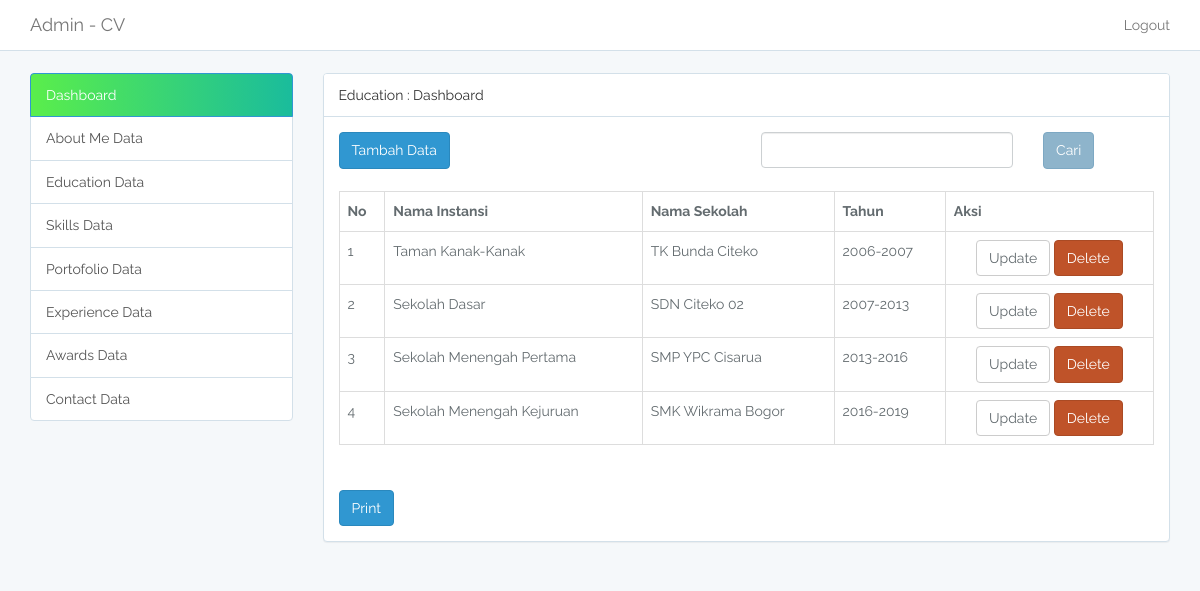
/cv_admin/dashboard.php?page=education (signed in), run on the app's committed database.
### tables this page shows
CREATE TABLE `tb_education` (
  `id` int(11) NOT NULL,
  `nama_instan` varchar(30) NOT NULL,
  `nama_edu` varchar(30) NOT NULL,
  `tahun` varchar(10) NOT NULL
);

### cv_admin/education.php (the view, shortened to what this page needs)
    <?php
    include_once "controller.php";
    $myFunction = new CV();
    $data = $myFunction->select("tb_education");
    ?>
<div class="panel panel-default" id="panel-about">
<div class="panel-heading">Education : Dashboard</div>
<div class="panel-body">
    <div class="row">
        <div class="col-sm-3">
            <a href="dashboard.php?page=addEducation" class="btn btn-primary">Tambah Data</a>
            <br>
            <br>
        </div>
        <div class="col-sm-4 col-sm-offset-3">
            <form method="post">
                <div class="form-group">
                    <input type="search" class="form-control" name="search"></button>
                </div>
        </div>
        <div class="col-sm-1">
            <button class="btn btn-info" name="getCari">Cari
        </div>
    </div>
    <table class="table table-hovered table-bordered table-responsive">
        <tr>
            <th>No</th>
            <th>Nama Instansi</th>
            <th>Nama Sekolah</th>
            <th>Tahun</th>
            <th>Aksi</th>
        </tr>
        <?php
        $no = 1;
        if(count($data) > 0){
            foreach($data as $ds){ ?>
                <tr>
                    <td><?= $no; ?></td>
                    <td><?= $ds['nama_instan']; ?></td>
                    <td><?= $ds['nama_edu']; ?></td>
                    <td><?= $ds['tahun']; ?></td>
                    <td colspan="2" class="text-center">
                        <a href="dashboard.php?page=updateEducation&id=<?= $ds['id'] ?>" class="btn btn-default">Update</a>
                        <a onclick="return confirm('Yakin Ingin Menghapus ?')" href="dashboard.php?page=education&hapus&id=<?= $ds['id'] ?>" class="btn btn-danger" id="getDelete">Delete</a>
                    </td>
                </tr>
            <?php $no++; }
        }else{ ?>
            <tr>
                <td colspan="4" class="text-center">Tidak ada data</td>
            </tr>
        <?php }
        ?>
    </table>
    <br>
    <button class="btn btn-primary" onclick="<?= $data = $myFunction->toPdf() ?>">Print</button>
</div>
</div>

### data on the page
tb_education: nama_instan "Taman Kanak-Kanak", nama_edu "TK Bunda Citeko", tahun "2006-2007"
tb_education: nama_instan "Sekolah Dasar", nama_edu "SDN Citeko 02", tahun "2007-2013"
tb_education: nama_instan "Sekolah Menengah Pertama", nama_edu "SMP YPC Cisarua", tahun "2013-2016"
tb_education: nama_instan "Sekolah Menengah Kejuruan", nama_edu "SMK Wikrama Bogor", tahun "2016-2019"
